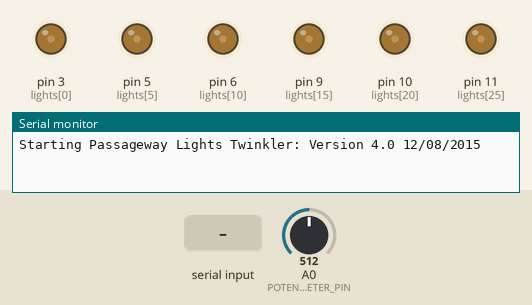
A sketch run on a simulated Arduino Uno, built with avr-gcc and run on an emulated ATmega328P. On the bench: output pins drawn as LEDs (lit = HIGH), the last lines printed to the serial monitor. The test bench sets the inputs (shaded band); at power-on: A0 (POTENTIOMETER_PIN) = 512. Pins used as bus, display or sensor lines are not drawn.

Above: at 1.25 s.
1.3 s: "ON\n" received over Serial
At 1.7 s:
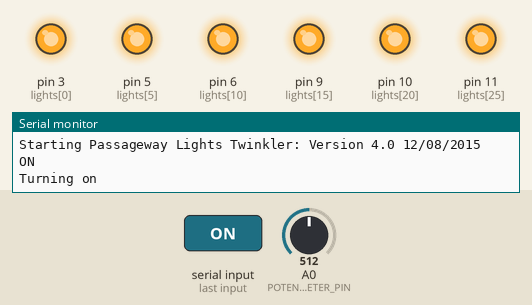
2.8 s: "OFF\n" received over Serial
At 4.1 s:
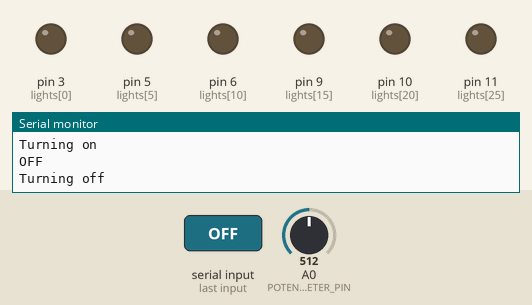
Timing chart, 0 to 5.8 s (numbered marks = the images above; inputs shaded):
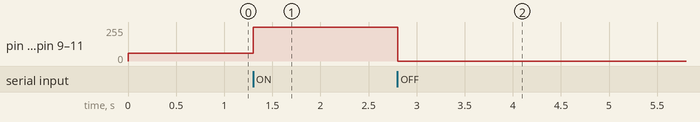

Measured:
- after the input at 1.3 s, pin 3 (lights[0]), pin 5 (lights[5]), pin 6 (lights[10]), pin 9 (lights[15]), pin 10 (lights[20]), pin 11 (lights[25]): 60/255 → 255/255 at once
- after the input at 2.8 s, pin 3 (lights[0]), pin 5 (lights[5]), pin 6 (lights[10]), pin 9 (lights[15]), pin 10 (lights[20]), pin 11 (lights[25]): 255/255 → 0/255 at once

The sketch:

Twinkle.ino
```cpp
 const char* VERSION_STRING = "Passageway Lights Twinkler: Version 4.0 12/08/2015";

//Light mode values. Each light will have one of these modes defined
#define UP 2
#define DOWN 3

#define POTENTIOMETER_PIN A0

#define MAX_PWM 255.0
#define MIN_PWM 120.0

//Program modes
#define PROG_NORMAL 1
#define PROG_ON 2
#define PROG_OFF 3
#define PROG_SYNC 4
#define PROG_SLOW 5

// Define structure associated with string of lights
struct LIGHT_STRUCT {
  int pinNumber;                  // Specifies the pin number to which the light (or light driver) is attached
  int PWMValue ;                  // Contains this light's PWM value from 0 (off) to 1023 (full on).
  int currentMode;                // Current mode for light string
  int msCycle;                    // milliseconds per cycle
  unsigned long nextStep;         // milliseconds to start next step on
};

// define the data for each led string
LIGHT_STRUCT lights[] = {
  3, 120, UP, 131, 0,
  5, 120, UP, 153, 0,
  6, 120, UP, 185, 0,
  9, 120, UP, 211, 0,
  10, 120, UP, 242, 0,
  11, 120, UP, 145, 0
};

// Define how many strings of lights
#define LIGHT_COUNT 8

unsigned long progress = 0;
unsigned long currentMillis;
int l;
float f1;
int sensorValue = 0;

int minValue = 120;
int maxValue = 255;

char inByte;
String command;

// Define the program mode
int programMode = PROG_NORMAL;

// Used during testing
// unsigned long temp1 = 0;
// int temp2 = 0;

void setup() {
  // put your setup code here, to run once:
  Serial.begin(9600);
  Serial.print("Starting ");
  Serial.println(VERSION_STRING);
  for (l = 0; l < LIGHT_COUNT; l++) {
    pinMode(lights[l].pinNumber, OUTPUT);
    lights[l].nextStep = currentMillis;
  }
}

void loop() {
  doSerial();
  // put your main code here, to run repeatedly:
  currentMillis = millis();

  // Used during testing
  // if (currentMillis > temp1) {
  //  temp2++;
  //  temp1 = currentMillis + 2000;
  //  Serial.print("Progress ");
  //  Serial.println(temp2);
  // }

  // Read the input from the potentiometer and work out a multiplier for dimming
  sensorValue = analogRead(POTENTIOMETER_PIN);
  maxValue = (MAX_PWM * sensorValue) / 1023;
  minValue = (MIN_PWM * sensorValue) / 1023;

  switch (programMode) {
    case PROG_NORMAL: // NORMAL mode
      for (l = 0; l < LIGHT_COUNT; l++) {
        // This check is necessary as the millisecond clock loops back to 0 after 35 days
        // or 4,294,967,295 milliseconds
        if (lights[l].nextStep > currentMillis + 4000000000) {
          lights[l].nextStep = currentMillis;
        }

        // Milliseconds to next change.
        if (lights[l].nextStep > currentMillis) {
          progress = (lights[l].nextStep - currentMillis);
        }
        else {
          progress = lights[l].msCycle;
          lights[l].nextStep = currentMillis + lights[l].msCycle;
          if (lights[l].currentMode == UP) {
            lights[l].currentMode = DOWN;
            lights[l].PWMValue = maxValue;
          }
          else {
            lights[l].currentMode = UP;
            lights[l].PWMValue = minValue;
          }
        }
        if (lights[l].currentMode == UP) {
          lights[l].PWMValue = (maxValue - minValue) * progress / lights[l].msCycle;
        }
        else {
          lights[l].PWMValue = (maxValue - minValue) * ((lights[l].msCycle - progress) / lights[l].msCycle);
        }
        lights[l].PWMValue += minValue;
        analogWrite(lights[l].pinNumber, lights[l].PWMValue);
      }
      break;

    case PROG_ON:
      // turn all leds full on
      for (int l = 0; l < LIGHT_COUNT; l++) {
        analogWrite(lights[l].pinNumber, 255);
      }
      break;

    case PROG_OFF:
      // turn all leds off
      for (int l = 0; l < LIGHT_COUNT; l++) {
        analogWrite(lights[l].pinNumber, 0);
      }
      break;

  }
}


void doSerial () {
  // Input serial information:
  if (Serial.available() > 0) {
    inByte = Serial.read();
    // Serial.print(inByte);
    // only input if a letter, number, =,?,+ are typed!
    if ((inByte >= 65 && inByte <= 90) || (inByte >= 97 && inByte <= 122) || (inByte >= 48 && inByte <= 57) || inByte == 43 || inByte == 61 || inByte == 63) {
      command.concat(inByte);
    }
    if (inByte == 10 || inByte == 13) {
      // user hit enter or such like
      Serial.println(command);
      doCommandParser();
      // reset the command buffer
      command = "";
    }
  }// end serial.available
}

void doCommandParser()
// separated this for clarity
{
  command.toUpperCase();
  if (command == "NORMAL")
  {
    Serial.println("NORMAL mode");
    programMode = PROG_NORMAL;
  }
  else if (command == "ON")
  {
    Serial.println("Turning on");
    programMode = PROG_ON;
  }
  else if (command == "OFF")
  {
    Serial.println("Turning off");
    programMode = PROG_OFF;
  }
  else if (command == "SHOW")
  {
    Serial.print("Program mode ");
    switch (programMode) {
      case PROG_NORMAL :
        Serial.println("NORMAL");
        break;
      case PROG_ON :
        Serial.println("ON");
        break;
      case PROG_OFF :
        Serial.println("OFF");
        break;
    }
    // This info was mainly used during debugging
    float potValue = analogRead(POTENTIOMETER_PIN) * 100.0 / 1023.0;
    Serial.print("Potentiometer ");
    Serial.print(potValue);
    Serial.println("%");
    for (int l = 0; l < LIGHT_COUNT; l++) {
      Serial.print("LED No ");
      Serial.print(lights[l].pinNumber);
      Serial.print(" value ");
      Serial.print(lights[l].PWMValue);
      Serial.print(" Current mode ");
      Serial.println(lights[l].currentMode);
    }
  }
  else
  {
    Serial.println("Commands are");
    Serial.println("ON - all full on");
    Serial.println("OFF - all full off");
    Serial.println("NORMAL -Normal operation");
    Serial.println("SHOW - show key values");
  }

}
```
